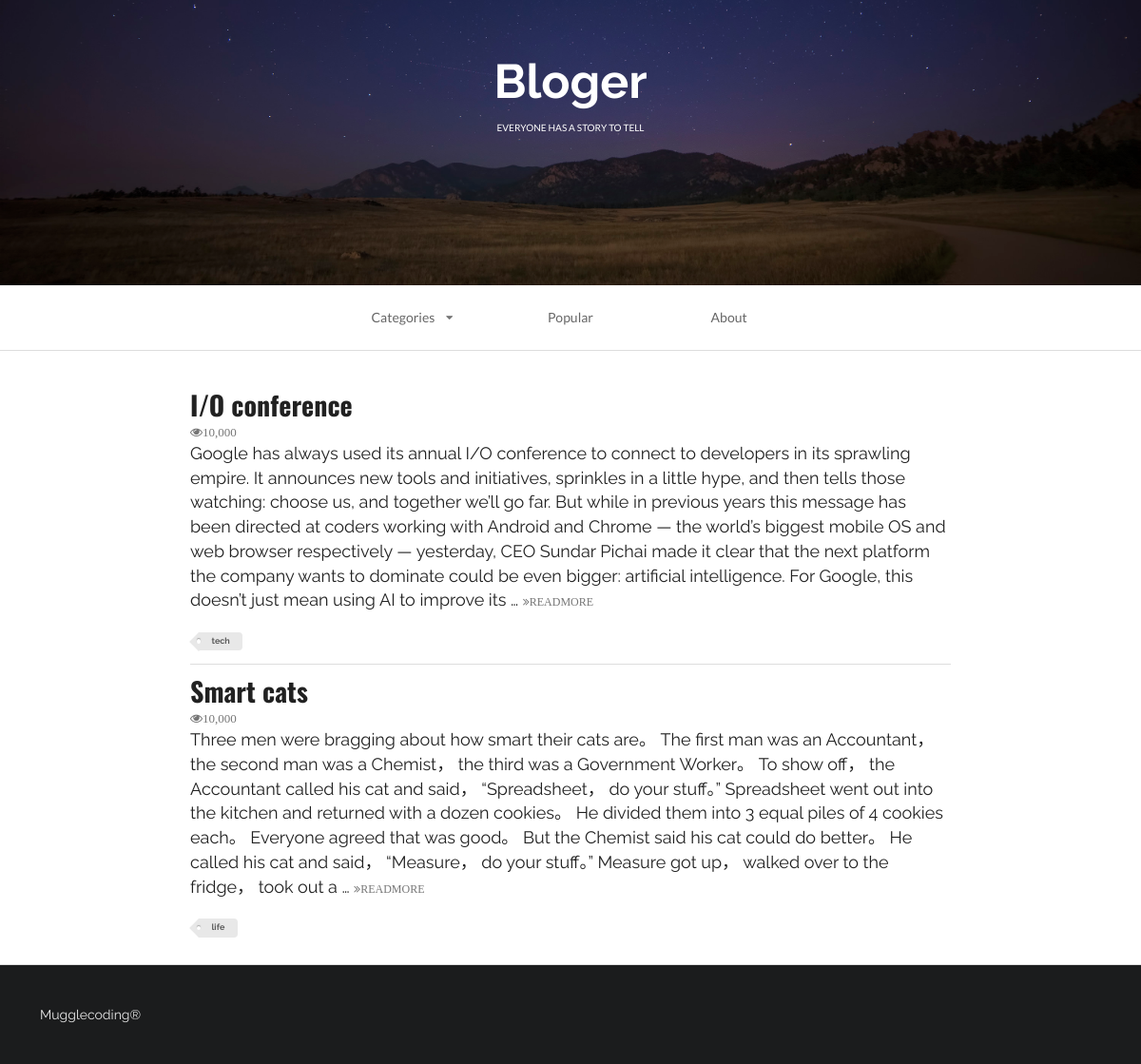
/index, run on the app's committed database.
### firstapp/models.py (models this page shows, shortened)
class Article(models.Model):
    headline = models.CharField(null=True, blank=True,max_length=500)#新增
    content = models.TextField(null=True, blank=True)#新增
    TAG_CHOICES = (
        ('tech', 'Tech'),
        ('life','Life'),
    )
    tag = models.CharField(null=True, blank=True, max_length=5, choices=TAG_CHOICES)

### firstapp/views.py (the view)
# urls.py: url(r'^index', index, name='index'),#url(‘url地址’，函数名，查找方便名)
def index(request):
    print(request)
    print('==='*30)
    print(dir(request))
    print('==='*30)
    print(type(request))
    queryset = request.GET.get('tag')
    if queryset:
        article_list = Aritcle.objects.filter(tag=queryset)
    else:
        article_list = Article.objects.all()
    context = {}
    context['article_list'] = article_list
    index_page = render(request, 'first_web_2.html', context)
    return index_page

### firstapp/templates/first_web_2.html (shortened to what this page needs)
{% load staticfiles %}
<!DOCTYPE html>
<html>
    <head>
        <link rel="stylesheet" href="{% static 'css/semantic.css' %}"  media="screen" title="no title" charset="utf-8">
    </head>
    <body>
        <div class="ui inverted vertical  segment masthead">
            <h1 class="ui center aligned header blogslogon" style="font-size:50px;font-family: 'Raleway', sans-serif!important;">
                Bloger
                <p class="ui sub header">
                    everyone has a story to tell
                </p>
            </h1>
        </div>
        <div class="ui container nav">
            <div class="ui borderless text three item menu ">
                <div class="ui simple dropdown  item">
                    Categories
                    <i class="dropdown icon"></i>
                </div>
                <a class="item">
                    Popular
                </a>
                <a class="item">
                    About
                </a>
            </div>
        </div>
        <div class="ui divider"></div>
        <div class="ui  vertical segment">
            {% for article in article_list %}
                <div class="ui container vertical segment">
                    <a href="{% url 'detail' article.id %}">
                        <h1 class="ui header">
                            {{ article.headline }}
                        </h1>
                    </a>
                    <i class="icon grey small unhide">10,000</i>
                    <p>
                        {{ article.content|truncatewords:100 }}
                        <a href="{% url 'detail' article.id %}">
                            <i class="angle tiny double grey right icon">READMORE</i>
                        </a>
                    </p>
                    <div class="ui mini  tag label">
                        {{ article.tag }}
                    </div>
                </div>
            {% endfor %}
        </div>
        <div class="ui inverted  vertical very padded  segment">
            Mugglecoding®
        </div>
    </body>
</html>

### data on the page
Article: headline "I/O conference", content "Google has always used its annual I/O conference to connect to developers in its sprawling empire. It announces new tools and initiatives, sprinkles in a little hype, and then tells those watching: choose us, and together we’ll go far. But while in previous years this message has been directed at coders working with Android and Chrome — the world’s biggest mobile OS and web browser respectively — yesterday, CEO Sundar Pichai made it clear that the next platform the company wants to dominate could be even bigger: artificial intelligence. For Google, this doesn’t just mean using AI to improve its …", tag "tech"
Article: headline "Smart cats", content "Three men were bragging about how smart their cats are。 The first man was an Accountant， the second man was a Chemist， the third was a Government Worker。 To show off， the Accountant called his cat and said， “Spreadsheet， do your stuff。” Spreadsheet went out into the kitchen and returned with a dozen cookies。 He divided them into 3 equal piles of 4 cookies each。 Everyone agreed that was good。 But the Chemist said his cat could do better。 He called his cat and said， “Measure， do your stuff。” Measure got up， walked over to the fridge， took out a …", tag "life"
